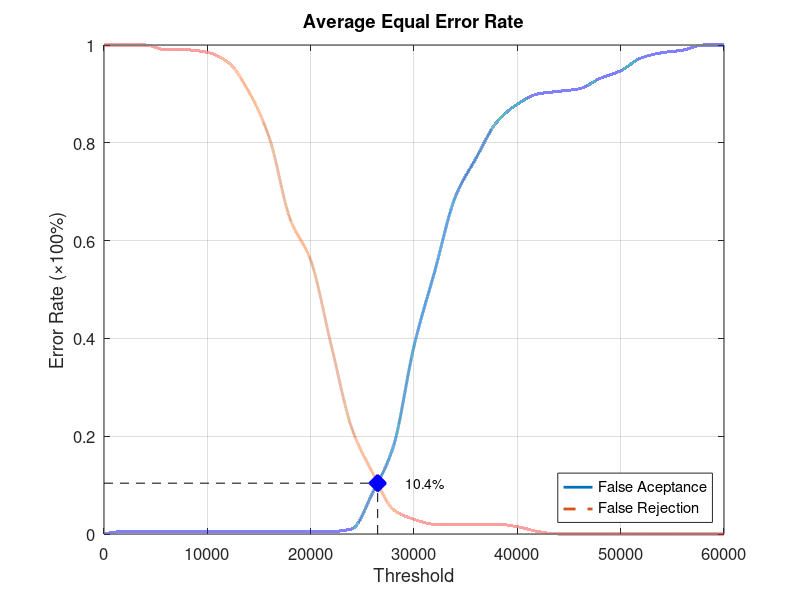
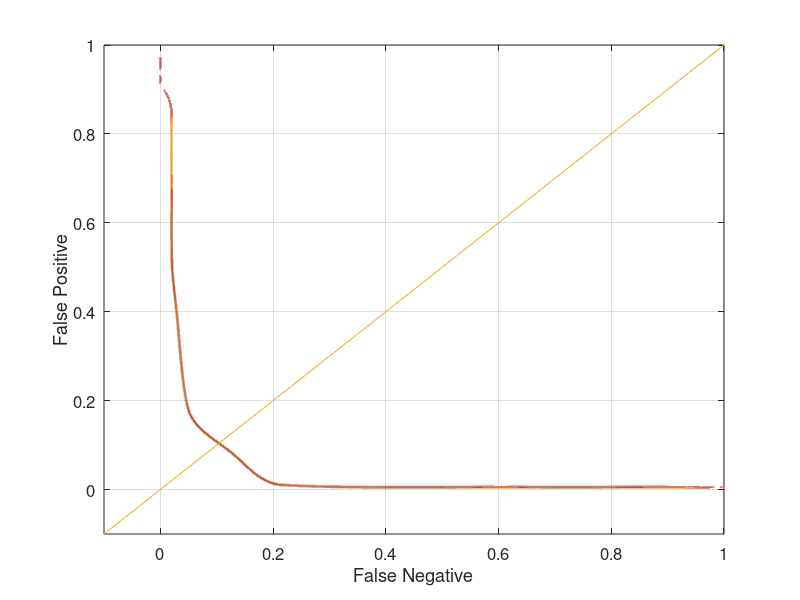

Write MATLAB code to recreate these figures, in order.
function yEER = Database4_3
close all;
clear;
clc;
x = 0:2000:60000;
xq = 0:0.5:60000;

y0 = [0 0.00526316 0.00526316 0.00526316 0.00526316 0.00526316 0.00526316 0.00526316 0.00526316 0.00526316 0.00526316 0.00526316 0.0105263 0.0842105 0.178947 0.384211 0.536842 0.689474 0.768421 0.842105 0.878947 0.9 0.905263 0.910526 0.931579 0.947368 0.973684 0.984211 0.989474 1 1];
yy0 = interp1(x, y0, xq, 'pchip');
y1 = [1 1 1 0.99 0.99 0.985 0.965 0.905 0.81 0.645 0.56 0.385 0.215 0.125 0.05 0.03 0.02 0.02 0.02 0.02 0.015 0.005 0 0 0 0 0 0 0 0 0];
yy1 = interp1(x, y1, xq, 'pchip');

% Calculating EER: 
y2 = abs(y0 - y1);
find(y2 == min(y2))
yy2 = abs(yy0 - yy1);
xEER = find(yy2 == min(yy2));
xEERIndex = xq(xEER) % X-axis EER
yEER = yy0(xEER) % Y-axis EER

main = figure
plot(xq, yy0,'-','LineWidth', 2);	hold on
plot(xq, yy1,'--','LineWidth', 2);	hold on
plot([xEERIndex xEERIndex], [0 yEER], 'k--');	hold on
plot([0 xEERIndex], [yEER yEER], 'k--');	hold on
plot(xEERIndex, yEER, 'bx', 'LineWidth', 10);	hold on
text(xEERIndex + 10 * xEERIndex / 100, yEER, [num2str(round((10000 * yEER)) / 100) '%'])
legend('False Aceptance', 'False Rejection', 'Location', 'SouthEast')
xlabel('Threshold')
ylabel('Error Rate (\times100%)')
title('Average Equal Error Rate')
set(gca, 'FontSize', 12)
axis([0 60000 0 1])
grid on

print(main, 'Database4_3Main', '-dpng');
FNRxFPR = figure('Color', [1 1 1]);
plot(yy1, yy0, '-', yy1, yy0, 'LineWidth', 2);
hold on
y = -0.1:0.1:1
plot(y, y); 
set(gca, 'FontSize', 12)
xlabel('False Negative')
ylabel('False Positive')
axis([-0.1 1 -0.1 1])
set(gca, 'FontSize', 12)
grid on

print(FNRxFPR, 'Database4_3FNRxFPR','-dpng');
end
